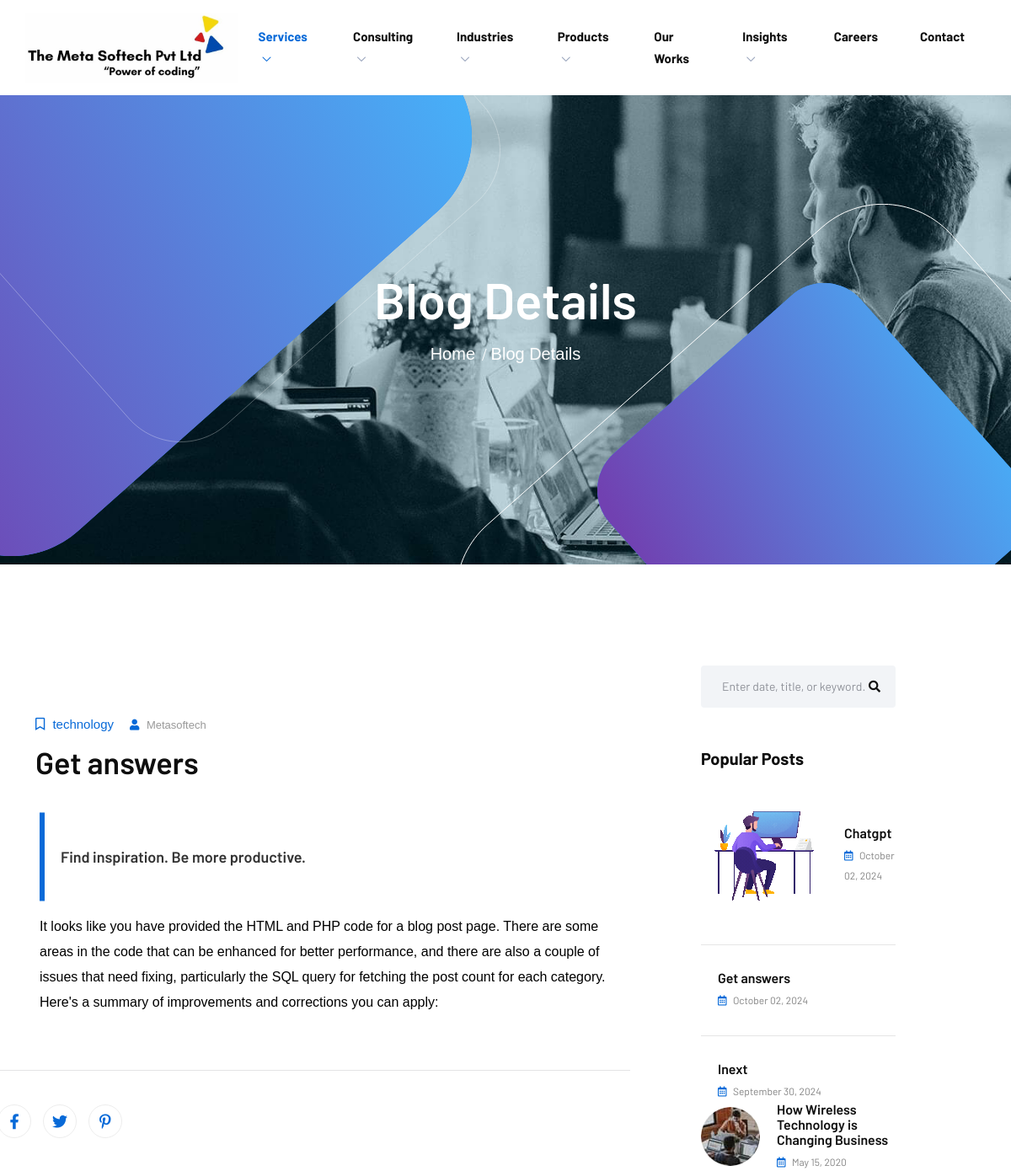
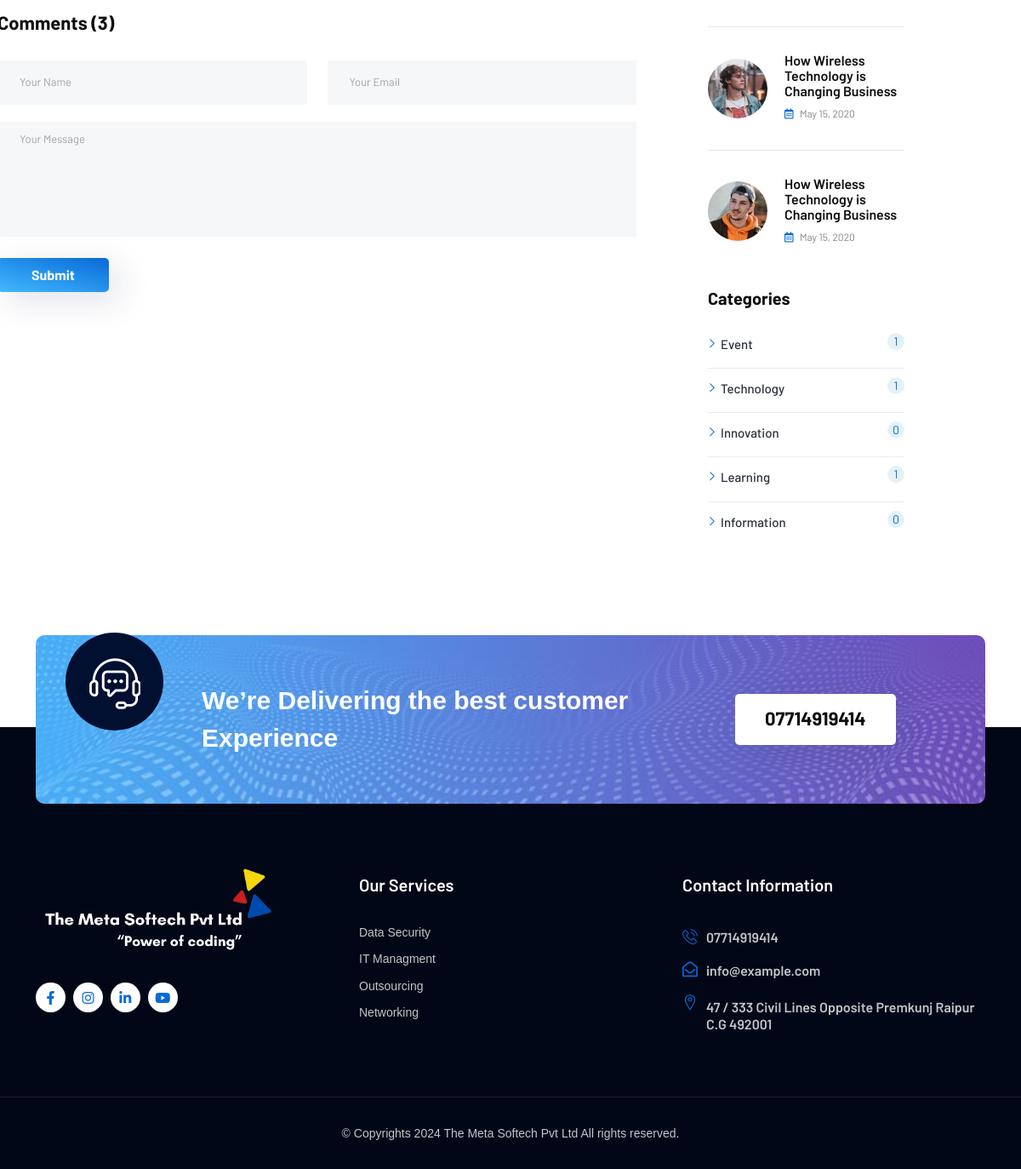
Page /blog-details.php?id=10 on the committed database (2 pictures, top to bottom).
### tables this page shows
CREATE TABLE `post` (
  `id` int(11) NOT NULL,
  `title` varchar(255) NOT NULL,
  `slug` varchar(255) DEFAULT NULL,
  `content` text NOT NULL,
  `author_id` varchar(255) NOT NULL,
  `category_id` varchar(255) NOT NULL,
  `featured_image` varchar(255) NOT NULL,
  `create_at` datetime NOT NULL DEFAULT current_timestamp(),
  `update_at` datetime NOT NULL DEFAULT current_timestamp() ON UPDATE current_timestamp()
);

### blog-details.php (the view, shortened to what this page needs)
        <?php
        include("db.php");
        ?>
        <!doctype html>
        <html class="no-js" lang="en">
        <head>
        <link rel="stylesheet" href="assets/css/plugins/all.min.css">
        <link rel="stylesheet" href="assets/css/plugins/flaticon.css">
        <link rel="stylesheet" href="assets/css/plugins/bootstrap.min.css">
        <link rel="stylesheet" href="assets/css/plugins/swiper-bundle.min.css">
        <link rel="stylesheet" href="assets/css/plugins/aos.css">
        <link rel="stylesheet" href="assets/css/plugins/magnific-popup.css">
        <link rel="stylesheet" href="assets/css/style.css">
        </head>
        <body>
        <div class="main-wrapper">
        <?php
        include("header.php");
        ?>
        <div class="section page-banner-section" style="background-image: url(assets/images/bg/page-banner.jpg);">
        <div class="shape-1">
        </div>
        <div class="shape-2">
        </div>
        <div class="shape-3">
        </div>
        <div class="shape-4">
        </div>
        <div class="container">
        <div class="page-banner-wrap">
        <div class="row">
        <div class="col-lg-12">
        <div class="page-banner text-center">
        <h2 class="title">Blog Details</h2>
        <ul class="breadcrumb justify-content-center">
        <li class="breadcrumb-item"><a href="#">Home</a></li>
        <li class="breadcrumb-item active" aria-current="page">Blog Details</li>
        </ul>
        </div>
        </div>
        </div>
        </div>
        </div>
        </div>
        <div class="section blog-details-section section-padding-02">
        <div class="container">
        <div class="blog-details-wrap">
        <div class="row">
        <?php
        if (isset($_GET['id'])) {
        $post_id = $_GET['id'];
        $selQB = "SELECT * FROM `post` WHERE id = $post_id";
        $resQB = mysqli_query($db, $selQB);
        if (mysqli_num_rows($resQB) > 0) {
        $row = mysqli_fetch_assoc($resQB);
        ?>
        <div class="col-xl-8 col-lg-8">
        <div class="blog-details-post">
        <div class="single-blog-post single-blog">
        <div class="blog-image">
        <a href="blog-details.php"><img src="blog/<?php echo $row['featured_image'];?>"alt=""></a>
        </div>
        <div class="blog-content">
        <div class="blog-meta">
        <span class="tag"><i class="far fa-bookmark"></i> <?php echo $row['category_id'];?></span>
        <span><i class="fas fa-user"></i> <?php echo $row['author_id'];?></span>
        </div>
        <h3 class="title"><?php echo $row['title'];?></h3>
        </div>
        </div>
        <div class="blog-details-content" style="margin-left: -45px;">
        <div class="blog-quote ">
        <blockquote class="blockquote mtr">
        <p><?php echo $row['slug'];?></p>
        </blockquote>
        </div>
        <div class="blog-details-text"
        style="color:black; cursor: auto;margin-left:50px;"> <p><?php echo $row
        ['content'];?></p> </div>
        <div class="blog-details-tag-share">
        <div class="blog-details-share llt">
        <ul class="social-share">
        <li><a class="share-facebook" href="#"><i class="fab fa-facebook-f"></i></a></li>
        <li><a class="share-twitter" href="#"><i class="fab fa-twitter"></i></a></li>
        <li><a class="share-pinterest" href="#"><i class="fab fa-pinterest-p"></i></a></li>
        </ul>
        </div>
        </div>
        <div class="comment-wrap llt">
        <div class="comment-form">
        <h3 class="comment-title">Comments (3)</h3>
        <div class="comment-form-wrap ">
        <form action="#">
        <div class="row">
            <div class="col-md-6">
                <div class="single-form">
                    <input class="form-control" type="text" placeholder="Your Name">
                </div>
            </div>
            <div class="col-md-6">
                <div class="single-form">
                    <input class="form-control" type="email" placeholder="Your Email">
                </div>
            </div>
            <div class="col-md-12">
                <div class="single-form">
                    <textarea class="form-control" placeholder="Your Message"></textarea>
                </div>
            </div>
            <div class="col-md-12">
                <div class="form-btn">
                    <button class="btn" type="submit">Submit</button>
                </div>
            </div>
        </div>
        </form>
        </div>
        </div>
        </div>
        </div>
        </div>
        </div>
        <div class="col-xl-3 col-lg-4">
        <div class="blog-sidebar">
        <div class="sidebar-widget sidebar-widget-1">
        <form class="search-form" action="search.php" method="GET">
        <input type="text" name="query" placeholder="Enter date, title, or keyword...">
        <button type="submit"><i class="fas fa-search"></i></button>
        </form>
        </div>
        <div class="sidebar-widget">
        <div class="widget-title">
        <h3 class="title">Popular Posts</h3>
        </div>
        <?php
$sql = "SELECT title, create_at, featured_image FROM post ORDER BY create_at DESC LIMIT 3";
$result = $db->query($sql);
if ($result->num_rows > 0) {
    echo '<div class="recent-posts"><ul>';
    while($row = $result->fetch_assoc()) {
        echo '
        <li>
        <a class="post-link" href="blog-details.php">
            <div class="post-thumb">
                <img src="assets/images/blog/' . $row["featured_image"] . '" alt="">
            </div>
            <div class="post-text">
                <h4 class="title">' . $row["title"] . '</h4>
                <span class="post-meta"><i class="far fa-calendar-alt"></i> ' . date("F d, Y", strtotime($row["create_at"])) . '</span>
            </div>
        </a>
        </li>';
    }
    echo '</ul></div>';
} else {
    echo 'No posts found.';
}
?>
        <div class="recent-posts">
        <ul>
        <li>
        <a class="post-link" href="blog-details.php">
        <div class="post-thumb">
            <img src="assets/images/blog/r-post1.jpg" alt="">
        </div>
        <div class="post-text">
            <h4 class="title">How Wireless Technology is Changing Business</h4>
            <span class="post-meta"><i class="far fa-calendar-alt"></i> May 15, 2020</span>
        </div>
        </a>
        </li>
        <li>
        <a class="post-link" href="blog-details.php">
        <div class="post-thumb">
            <img src="assets/images/blog/r-post2.jpg" alt="">
        </div>
        <div class="post-text">
            <h4 class="title">How Wireless Technology is Changing Business</h4>
            <span class="post-meta"><i class="far fa-calendar-alt"></i> May 15, 2020</span>
        </div>
        </a>
        </li>
        <li>
        <a class="post-link" href="blog-details.php">
        <div class="post-thumb">
            <img src="assets/images/blog/r-post3.jpg" alt="">
        </div>
        <div class="post-text">
            <h4 class="title">How Wireless Technology is Changing Business</h4>
            <span class="post-meta"><i class="far fa-calendar-alt"></i> May 15, 2020</span>
        </div>
        </a>
        </li>
        </ul>
        </div>
        </div>
<?php
$categories = [
    "Event",
    "Technology",
    "Innovation",
    "Learning",
    "Information"
];
echo '<div class="sidebar-widget">
        <div class="widget-title">
            <h3 class="title">Categories</h3>
        </div>
        <ul class="category">';
foreach ($categories as $category) {
    $sql = "SELECT COUNT(*) as post_count FROM post WHERE category_id = '$category'";
    $result = $db->query($sql);
    if ($result->num_rows > 0) {
        while($row = $result->fetch_assoc()) {
            echo '<li class="cate-item"><a href="blog.php"><i class="flaticon-next"></i> ' . $category . ' <span class="post-count">' . $row['post_count'] . '</span></a></li>';
        }
    }
}
echo '  </ul>
    </div>';
?>
        </div>
        </div>
        <?php
        } else {
        echo "<p>Blog post not found.</p>";
        }
        }
        ?>
        </div>
        </div>
        </div>
        </div>
        <?php
        include("footer.php");
        ?>
        </body>
        </html>

### header.php (shortened to what this page needs)
<!doctype html>
<html class="no-js" lang="en">
<head>
    <link rel="stylesheet" href="assets/css/plugins/all.min.css">
    <link rel="stylesheet" href="assets/css/plugins/flaticon.css">
    <link rel="stylesheet" href="assets/css/plugins/bootstrap.min.css">
    <link rel="stylesheet" href="assets/css/plugins/swiper-bundle.min.css">
    <link rel="stylesheet" href="assets/css/plugins/aos.css">
    <link rel="stylesheet" href="assets/css/plugins/magnific-popup.css">
    <link rel="stylesheet" href="assets/css/style.css">
</head>
<body>
<div class="main-wrapper">
<div id="header" class="section header-section">
    <div class="containerr">
        <div class="header-wrap">
            <div class="header-logo">
                <a href="index.php"><img src="assets/images/logo.jpeg" alt=""></a>
            </div>
            <div class="header-menu d-none d-lg-block">
                <ul class="main-menu">
                    <li class="active-menu">
                        <a href="index.php">Services</a>
                    </li>
                    <li><a href="#">
                    Consulting</a>
                    </li>
                    <li><a href="#">
                    Industries</a>
                    </li>
                    <li><a href="#">Products</a>
                    </li>
                    <li><a>Our Works</a></li>
                    <li><a href="#">Insights</a>
                    </li>
                    <li><a href="carrer.php">Careers</a></li>
                    <li><a href="contact.php">Contact</a></li>
                </ul>
            </div>
            </div>
        </div>
    </div>
</div>
</body>
</html>

### footer.php (shortened to what this page needs)
<!doctype html>
<html class="no-js" lang="en">
<head>
    <link rel="stylesheet" href="assets/css/plugins/all.min.css">
    <link rel="stylesheet" href="assets/css/plugins/flaticon.css">
    <link rel="stylesheet" href="assets/css/plugins/bootstrap.min.css">
    <link rel="stylesheet" href="assets/css/plugins/swiper-bundle.min.css">
    <link rel="stylesheet" href="assets/css/plugins/aos.css">
    <link rel="stylesheet" href="assets/css/plugins/magnific-popup.css">
    <link rel="stylesheet" href="assets/css/style.css">
</head>
<body>
 <div class="section techwix-cta-section-02 section-padding-02">
            <div class="container">
                <div class="cta-wrap" style="background-image: url(assets/images/bg/cta-bg.jpg);">
                    <div class="row align-items-center">
                        <div class="col-xl-9 col-lg-8">
                            <div class="cta-content">
                                <div class="cta-icon">
                                    <img src="assets/images/cta-icon2.png" alt="" style="padding-top: 8px;">
                                </div>
                                <p>We’re Delivering the best customer Experience</p>
                            </div>
                        </div>
                        <div class="col-xl-3 col-lg-4">
                            <div class="cta-btn">
                                <a class="btn btn-white" href="#">07714919414</a>
                            </div>
                        </div>
                    </div>
                </div>
            </div>
        </div>
        <div class="section footer-section footer-section-03" style="background-image: url(assets/images/bg/footer-bg.jpg);">
            <div class="container">
                <div class="footer-widget-wrap">
                    <div class="row">
                        <div class="col-lg-4 col-sm-6">
                            <div class="footer-widget-about">
                                <a class="footer-logo" href="index.php"><img src="assets/images/logo-white.png" alt="Logo" style="max-width: 115%;"></a>
                                <div class="footer-social">
                                    <ul class="social">
                                        <li><a href="#"><i class="fab fa-facebook-f"></i></a></li>
                                        <li><a href="#"><i class="fab fa-instagram"></i></a></li>
                                        <li><a href="#"><i class="fab fa-linkedin-in"></i></a></li>
                                        <li><a href="#"><i class="fab fa-youtube"></i></a></li>
                                    </ul>
                                </div>
                            </div>
                        </div>
                        <div class="col-lg-4 col-sm-6">
                            <div class="footer-widget">
                                <h4 class="footer-widget-title">Our Services</h4>
                                <div class="widget-link">
                                    <ul class="link">
                                        <li><a href="#">Data Security</a></li>
                                        <li><a href="#">IT Managment</a></li>
                                        <li><a href="#">Outsourcing</a></li>
                                        <li><a href="#">Networking</a></li>
                                    </ul>
                                </div>
                            </div>
                        </div>
                        <div class="col-lg-4 col-sm-6">
                            <div class="footer-widget">
                                <h4 class="footer-widget-title">Contact Information</h4>
                                <div class="widget-info">
                                    <ul>
                                        <li>
                                            <div class="info-icon">
                                                <i class="flaticon-phone-call"></i>
                                            </div>
                                            <div class="info-text">
                                                <span><a href="#">07714919414</a></span>
                                            </div>
                                        </li>
                                        <li>
                                            <div class="info-icon">
                                                <i class="far fa-envelope-open"></i>
                                            </div>
                                            <div class="info-text">
                                                <span><a href="#">info@example.com</a></span>
                                            </div>
                                        </li>
                                        <li>
                                            <div class="info-icon mt">
                                                <i class="flaticon-pin"></i>
                                            </div>
                                            <div class="info-text" style="padding-top:10px;">
                                                <span>47 / 333 Civil Lines Opposite Premkunj Raipur C.G 492001</span>
                                            </div>
                                        </li>
                                    </ul>
                                </div>
                            </div>
                        </div>
                    </div>
                </div>
            </div>
            <div class="footer-copyright-area">
                <div class="container">
                    <div class="footer-copyright-wrap">
                        <div class="row align-items-center">
                            <div class="col-lg-12">
                                <div class="copyright-text text-center">
                                    <p>© Copyrights 2024 The Meta Softech Pvt Ltd All rights reserved. </p>
                                </div>
                            </div>
                        </div>
                    </div>
                </div>
            </div>
        </div>
    </div>
</body>
</html>

### blog-details.php (style rules this page uses)
.mtr { margin: 80px 0px; }
.llt { margin-left: 0px; }

### rows in the picture
post: category "technology", author "Metasoftech", title "Get answers", slug "Find inspiration. Be more productive.", content "It looks like you have provided the HTML and PHP code for a blog post page. There are some areas in the code that can be enhanced for better performance, and there are also a couple of issues that need fixing, particularly the SQL query for fetching the post count for each category. Here's a summary of improvements and corrections you can apply:", create_at "October 02, 2024"
post: featured_image (picture), title "Chatgpt", create_at "October 02, 2024"
post: title "Inext", create_at "September 30, 2024"

### other values in the picture
$category "Event"
$row['post_count'] "1"
$category "Technology"
$category "Innovation"
$row['post_count'] "0"
$category "Learning"
$category "Information"
